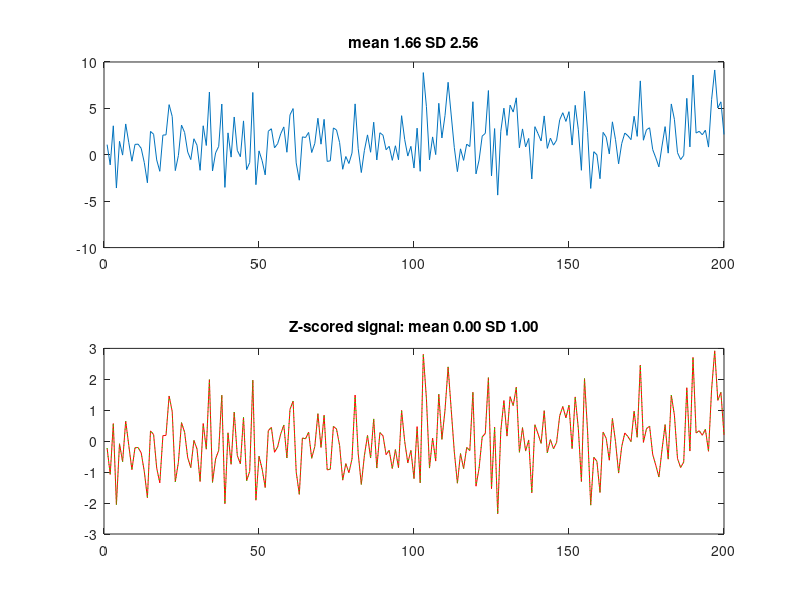

Write MATLAB code to recreate this figure.
function testsim_z_score
% test z-score

% s = [1 + 2*randn(1,100)]; % mean 1, SD 2
s = [1 + 2*randn(1,100) 2 + 3*randn(1,100)]; 

zs1 = zscore(s); % MATLAB
zs2 = z_score(s); % just to make sure they are the same

subplot(2,1,1);
plot(s);
title(sprintf('mean %.2f SD %.2f',mean(s),std(s)));

subplot(2,1,2);

plot(zs1,'r'); hold on
plot(zs2,'g:');
title(sprintf('Z-scored signal: mean %.2f SD %.2f',mean(zs1),std(zs1)));



function z = z_score(s)

z = (s - mean(s))./std(s);
